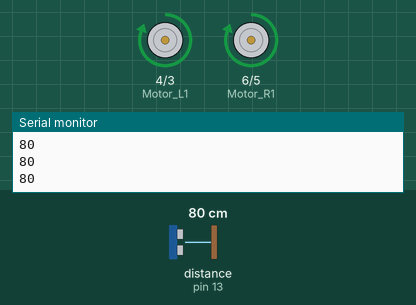
The sketch below on a simulated Arduino Uno, built with avr-gcc and run on an emulated ATmega328P. Shown: motor-driver pin pairs drawn as motors (green arrow = first pin HIGH = forward, orange = second pin HIGH = backward, longer = more drive, scaled by the enable pin), the last lines printed to the serial monitor. The test bench sets the inputs (shaded band); at power-on: distance to the obstacle (sensor on pin 13) 80 cm. The echo pulse lasts 58.3 µs per cm.

Above: at 1.3 s.
1.4 s: distance to the obstacle (sensor on pin 13) set to 17 cm
2.9 s: distance to the obstacle (sensor on pin 13) set to 14 cm
At 4.8 s:
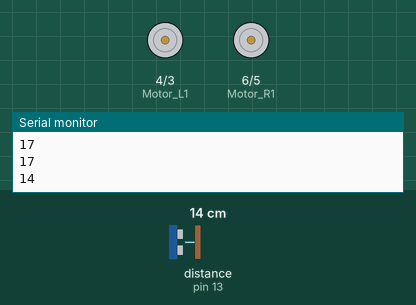
5.5 s: distance to the obstacle (sensor on pin 13) set to 18 cm
At 8.4 s:
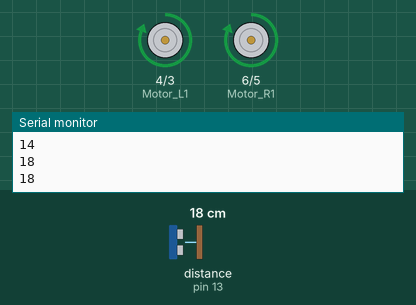
8.5 s: distance to the obstacle (sensor on pin 13) set to 2 cm
At 9.3 s:
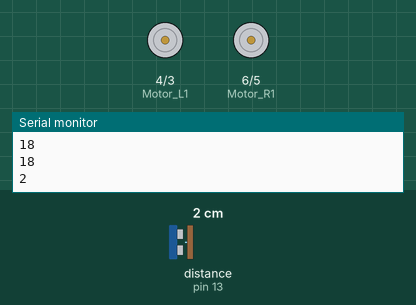
Timing chart, 0 to 11.5 s (numbered marks = the images above; inputs shaded):
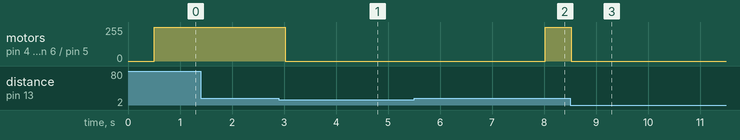

The sketch:

lesson_8_altrasonic_robot.ino
```cpp
#include <Ultrasonic.h>

Ultrasonic ultrasonic(12, 13); // 12 tric 13 echo

int Motor_R1 = 6;
int Motor_R2 = 5;
int Motor_L1 = 4;
int Motor_L2 = 3;
int pwmr = 7;
int pwml = 2;

int distance;

void setup() {
  pinMode (Motor_R1, OUTPUT);
  pinMode (Motor_R2, OUTPUT);
  pinMode (Motor_L1, OUTPUT);
  pinMode (Motor_L2, OUTPUT);
  pinMode (pwmr, OUTPUT);
  pinMode (pwml, OUTPUT);
  Serial.begin (9600);
}

void loop() {
  distance = ultrasonic.read();
  Serial.println(distance);
  if (distance <= 15)
  {
    stopp();
    delay(1000);
    if (distance <= 15 )
    {
      Move_r();
      delay(500);
    }
  }
  else
  {
    delay(500);
    Move_f();
  }
}

void Move_r()
{
  digitalWrite (Motor_R1, 1);
  digitalWrite (Motor_R2, 0);
  analogWrite  (pwmr, 50);
  digitalWrite (Motor_L1, 0);
  digitalWrite (Motor_L2, 1);
  analogWrite  (pwml, 50);
  delay(3000);
}
void Move_f()
{
  digitalWrite (Motor_R1, 1);
  digitalWrite (Motor_R2, 0);
  analogWrite  (pwmr, 250);
  digitalWrite (Motor_L1, 1);
  digitalWrite (Motor_L2, 0);
  analogWrite  (pwml, 250);
}
void stopp()
{
  digitalWrite (Motor_R1, 0);
  digitalWrite (Motor_R2, 0);

  digitalWrite (Motor_L1, 0);
  digitalWrite (Motor_L2, 0);


}
```

Measured:
- the behaviour switches between 16 and 15 cm on distance to the obstacle (sensor on pin 13) (found by bisection; images 0 and 1)
- after the input at 2.9 s, motor on pin 4 (Motor_L1) / pin 3 (Motor_L2), motor on pin 6 (Motor_R1) / pin 5 (Motor_R2): forward 255/255 → stopped after 0.12 s
- after the input at 5.5 s, motor on pin 4 (Motor_L1) / pin 3 (Motor_L2), motor on pin 6 (Motor_R1) / pin 5 (Motor_R2): stopped → forward 255/255 after 2.5 s
- after the input at 8.5 s, motor on pin 4 (Motor_L1) / pin 3 (Motor_L2), motor on pin 6 (Motor_R1) / pin 5 (Motor_R2): forward 255/255 → stopped at once
